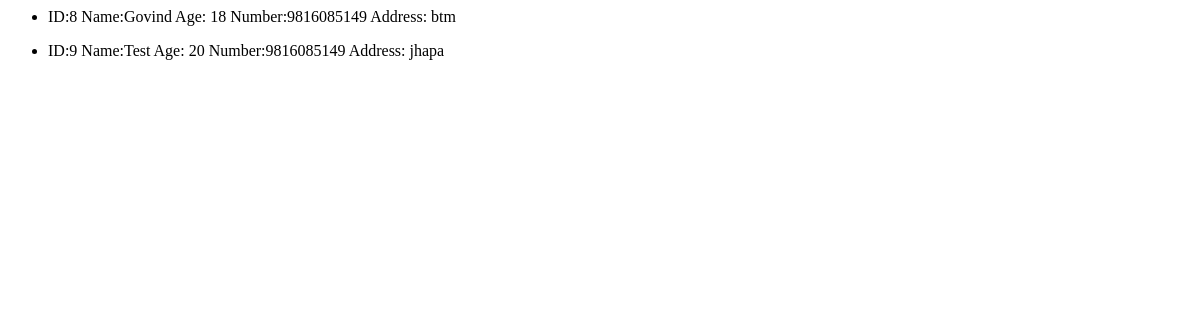
Page /about/ on the earlier database version.
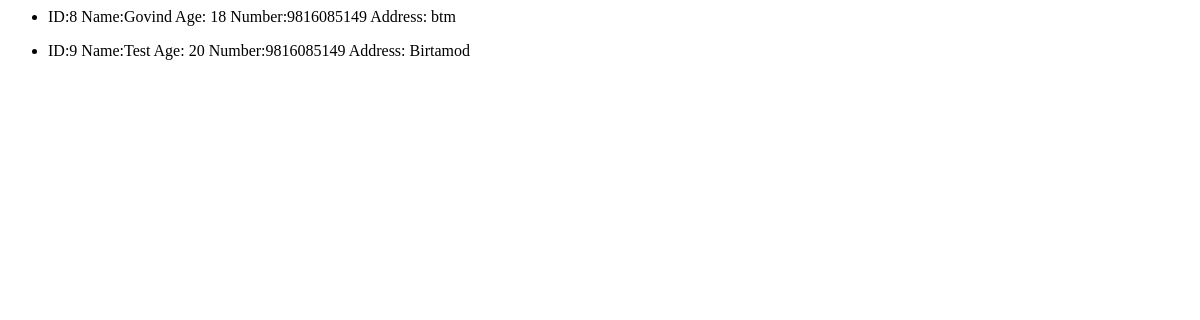
Same page on the later database version.
### web/models.py (models this page shows)
class Person(models.Model):
    person_name = models.CharField( max_length= 100)
    person_age = models.IntegerField(default=25)
    person_num = models.IntegerField()
    person_address = models.TextField(null = True, blank = False )

### web/views.py (the view)
# urls.py: path('about/',views.about,name='about'),
def about(request):
    list_result = Person.objects.all()
    context = {
       'list_result': list_result,
    }
    return render(request,'Sparks/about.html',context)

### web/templates/Sparks/about.html
{% for person in list_result%}
<ul>
    <li>
        ID:{{person.id}} Name:{{ person.person_name}} Age: {{person.person_age}} Number:{{person.person_num}} Address: {{person.person_address}}
    </li>
</ul>
{% endfor %}

Differences in the rows shown:
changed Person "Test": person_address "jhapa" → "Birtamod"
